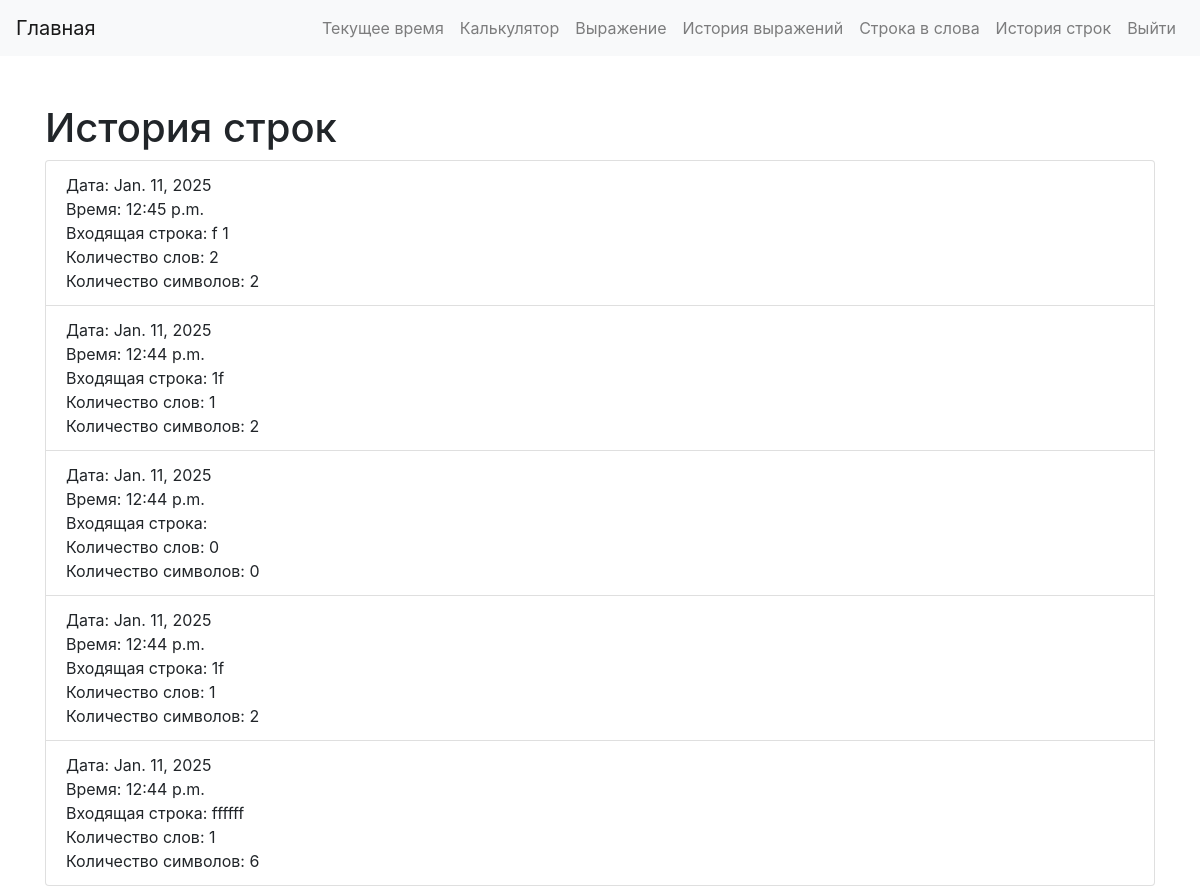
The page /str_history/ (signed in) on the database its author committed.
### main/models.py (models this page shows)
class StringRequest(models.Model):
    user = models.ForeignKey(User, on_delete=models.CASCADE)
    input_string = models.TextField()
    word_count = models.IntegerField()
    char_count = models.IntegerField()
    date = models.DateField()
    time = models.TimeField()

### main/views.py (the view)
# urls.py: path('str_history/', views.str_history, name='str_history'),
@login_required
def str_history(request):
    history = StringRequest.objects.filter(user=request.user).order_by('-date', '-time')
    context = {
        'history': history,
    }
    return render(request, 'str_history.html', context)

### main/templates/str_history.html (shortened to what this page needs)
{% extends 'base.html' %}
{% block content %}
<h1 class="mt-5">История строк</h1>
<ul class="list-group">
    {% for entry in history %}
    <li class="list-group-item">
        Дата: {{ entry.date }}<br>
        Время: {{ entry.time }}<br>
        Входящая строка: {{ entry.input_string }}<br>
        Количество слов: {{ entry.word_count }}<br>
        Количество символов: {{ entry.char_count }}
    </li>
    {% endfor %}
</ul>
{% endblock %}

### main/templates/base.html (style rules this page uses)
body { padding-top: 56px; }

### rows shown on the page
StringRequest: date "Jan. 11, 2025", time "12:45 p.m.", input_string "f 1", word_count "2", char_count "2"
StringRequest: date "Jan. 11, 2025", time "12:44 p.m.", input_string "1f", word_count "1", char_count "2"
StringRequest: date "Jan. 11, 2025", time "12:44 p.m.", word_count "0", char_count "0"
StringRequest: date "Jan. 11, 2025", time "12:44 p.m.", input_string "1f", word_count "1", char_count "2"
StringRequest: date "Jan. 11, 2025", time "12:44 p.m.", input_string "ffffff", word_count "1", char_count "6"
